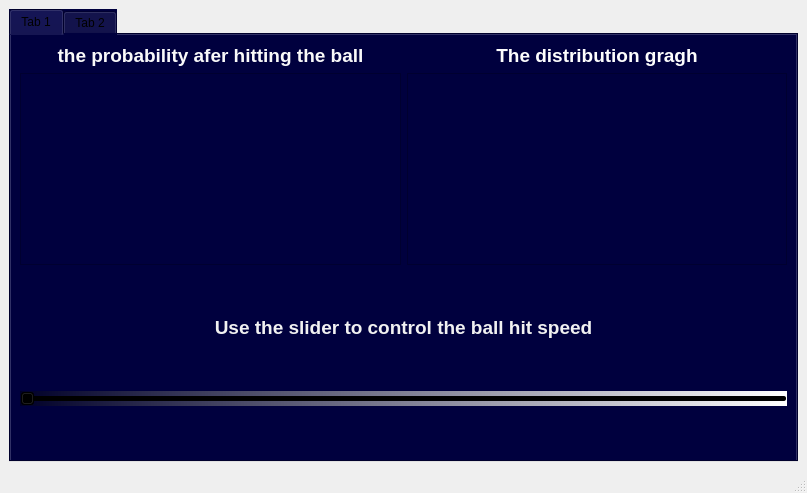
<?xml version="1.0" encoding="UTF-8"?>
<ui version="4.0">
 <class>MainWindow</class>
 <widget class="QMainWindow" name="MainWindow">
  <property name="geometry">
   <rect>
    <x>0</x>
    <y>0</y>
    <width>807</width>
    <height>493</height>
   </rect>
  </property>
  <property name="windowTitle">
   <string>MainWindow</string>
  </property>
  <widget class="QWidget" name="centralwidget">
   <layout class="QHBoxLayout" name="horizontalLayout_6">
    <item>
     <widget class="QTabWidget" name="tabWidget">
      <property name="styleSheet">
       <string notr="true">background-color: rgb(0, 0, 62);
</string>
      </property>
      <property name="currentIndex">
       <number>0</number>
      </property>
      <widget class="QWidget" name="tab">
       <attribute name="title">
        <string>Tab 1</string>
       </attribute>
       <layout class="QHBoxLayout" name="horizontalLayout_4">
        <item>
         <layout class="QGridLayout" name="gridLayout">
          <item row="5" column="0">
           <spacer name="verticalSpacer_4">
            <property name="orientation">
             <enum>Qt::Vertical</enum>
            </property>
            <property name="sizeHint" stdset="0">
             <size>
              <width>20</width>
              <height>40</height>
             </size>
            </property>
           </spacer>
          </item>
          <item row="3" column="0" colspan="2">
           <widget class="QLabel" name="label_12">
            <property name="font">
             <font>
              <family>Yu Gothic UI</family>
              <pointsize>14</pointsize>
              <weight>75</weight>
              <bold>true</bold>
             </font>
            </property>
            <property name="text">
             <string>&lt;html&gt;&lt;head/&gt;&lt;body&gt;&lt;p align=&quot;center&quot;&gt;&lt;span style=&quot; color:#f1f1f1;&quot;&gt;Use the slider to control the ball hit speed&lt;/span&gt;&lt;/p&gt;&lt;/body&gt;&lt;/html&gt;</string>
            </property>
           </widget>
          </item>
          <item row="1" column="1">
           <widget class="QGraphicsView" name="graphicsView"/>
          </item>
          <item row="1" column="0">
           <widget class="QTextEdit" name="textEdit"/>
          </item>
          <item row="7" column="1">
           <spacer name="verticalSpacer_6">
            <property name="orientation">
             <enum>Qt::Vertical</enum>
            </property>
            <property name="sizeHint" stdset="0">
             <size>
              <width>20</width>
              <height>40</height>
             </size>
            </property>
           </spacer>
          </item>
          <item row="7" column="0">
           <spacer name="verticalSpacer_7">
            <property name="orientation">
             <enum>Qt::Vertical</enum>
            </property>
            <property name="sizeHint" stdset="0">
             <size>
              <width>20</width>
              <height>40</height>
             </size>
            </property>
           </spacer>
          </item>
          <item row="0" column="0">
           <widget class="QLabel" name="label_13">
            <property name="font">
             <font>
              <family>Yu Gothic UI</family>
              <pointsize>14</pointsize>
              <weight>75</weight>
              <bold>true</bold>
             </font>
            </property>
            <property name="text">
             <string>&lt;html&gt;&lt;head/&gt;&lt;body&gt;&lt;p align=&quot;center&quot;&gt;&lt;span style=&quot; color:#f9f9f9;&quot;&gt;the probability afer hitting the ball&lt;/span&gt;&lt;/p&gt;&lt;/body&gt;&lt;/html&gt;</string>
            </property>
           </widget>
          </item>
          <item row="0" column="1">
           <widget class="QLabel" name="dist_label">
            <property name="font">
             <font>
              <family>Yu Gothic UI</family>
              <pointsize>14</pointsize>
              <weight>75</weight>
              <bold>true</bold>
             </font>
            </property>
            <property name="toolTip">
             <string>&lt;html&gt;&lt;head/&gt;&lt;body&gt;&lt;p align=&quot;center&quot;&gt;The distribution gragh&lt;/p&gt;&lt;/body&gt;&lt;/html&gt;</string>
            </property>
            <property name="text">
             <string>&lt;html&gt;&lt;head/&gt;&lt;body&gt;&lt;p align=&quot;center&quot;&gt;&lt;span style=&quot; color:#fdfdfd;&quot;&gt;The distribution gragh&lt;/span&gt;&lt;/p&gt;&lt;/body&gt;&lt;/html&gt;</string>
            </property>
           </widget>
          </item>
          <item row="6" column="0" colspan="2">
           <widget class="QSlider" name="horizontalSlider">
            <property name="styleSheet">
             <string notr="true">background-color: qlineargradient(spread:pad, x1:0, y1:0, x2:1, y2:0, stop:0 rgba(0, 0, 41, 255), stop:1 rgba(255, 255, 255, 255));</string>
            </property>
            <property name="orientation">
             <enum>Qt::Horizontal</enum>
            </property>
           </widget>
          </item>
          <item row="2" column="0">
           <spacer name="verticalSpacer_5">
            <property name="orientation">
             <enum>Qt::Vertical</enum>
            </property>
            <property name="sizeHint" stdset="0">
             <size>
              <width>20</width>
              <height>40</height>
             </size>
            </property>
           </spacer>
          </item>
         </layout>
        </item>
       </layout>
      </widget>
      <widget class="QWidget" name="tab_2">
       <attribute name="title">
        <string>Tab 2</string>
       </attribute>
       <layout class="QHBoxLayout" name="horizontalLayout_7">
        <item>
         <layout class="QVBoxLayout" name="verticalLayout_9">
          <item>
           <layout class="QVBoxLayout" name="verticalLayout_8">
            <item>
             <layout class="QHBoxLayout" name="horizontalLayout_5">
              <item>
               <spacer name="horizontalSpacer_9">
                <property name="orientation">
                 <enum>Qt::Horizontal</enum>
                </property>
                <property name="sizeHint" stdset="0">
                 <size>
                  <width>40</width>
                  <height>20</height>
                 </size>
                </property>
               </spacer>
              </item>
              <item>
               <widget class="QLabel" name="label">
                <property name="font">
                 <font>
                  <family>Yu Gothic UI</family>
                  <pointsize>20</pointsize>
                  <weight>75</weight>
                  <bold>true</bold>
                 </font>
                </property>
                <property name="text">
                 <string>&lt;html&gt;&lt;head/&gt;&lt;body&gt;&lt;p&gt;&lt;span style=&quot; color:#f4f4f4;&quot;&gt;Soccer game parameters calculations&lt;/span&gt;&lt;/p&gt;&lt;/body&gt;&lt;/html&gt;</string>
                </property>
               </widget>
              </item>
              <item>
               <spacer name="horizontalSpacer_10">
                <property name="orientation">
                 <enum>Qt::Horizontal</enum>
                </property>
                <property name="sizeHint" stdset="0">
                 <size>
                  <width>40</width>
                  <height>20</height>
                 </size>
                </property>
               </spacer>
              </item>
             </layout>
            </item>
            <item>
             <widget class="QLabel" name="label_10">
              <property name="text">
               <string/>
              </property>
             </widget>
            </item>
            <item>
             <widget class="QLabel" name="label_11">
              <property name="text">
               <string/>
              </property>
             </widget>
            </item>
           </layout>
          </item>
          <item>
           <layout class="QHBoxLayout" name="horizontalLayout">
            <item>
             <spacer name="horizontalSpacer_11">
              <property name="orientation">
               <enum>Qt::Horizontal</enum>
              </property>
              <property name="sizeHint" stdset="0">
               <size>
                <width>18</width>
                <height>17</height>
               </size>
              </property>
             </spacer>
            </item>
            <item>
             <layout class="QVBoxLayout" name="verticalLayout_2">
              <item>
               <widget class="QLabel" name="label_2">
                <property name="font">
                 <font>
                  <family>Yu Gothic UI</family>
                  <pointsize>14</pointsize>
                  <weight>75</weight>
                  <bold>true</bold>
                 </font>
                </property>
                <property name="text">
                 <string>&lt;html&gt;&lt;head/&gt;&lt;body&gt;&lt;p&gt;&lt;span style=&quot; color:#f1f1f1;&quot;&gt;Enter the Distance from the goal &lt;/span&gt;&lt;/p&gt;&lt;/body&gt;&lt;/html&gt;</string>
                </property>
               </widget>
              </item>
              <item>
               <widget class="QLineEdit" name="lineEdit">
                <property name="styleSheet">
                 <string notr="true">background-color: rgb(255, 255, 255);</string>
                </property>
               </widget>
              </item>
             </layout>
            </item>
            <item>
             <spacer name="horizontalSpacer_4">
              <property name="orientation">
               <enum>Qt::Horizontal</enum>
              </property>
              <property name="sizeHint" stdset="0">
               <size>
                <width>18</width>
                <height>18</height>
               </size>
              </property>
             </spacer>
            </item>
            <item>
             <layout class="QVBoxLayout" name="verticalLayout_3">
              <item>
               <widget class="QLabel" name="label_3">
                <property name="font">
                 <font>
                  <family>Yu Gothic UI</family>
                  <pointsize>14</pointsize>
                  <weight>75</weight>
                  <bold>true</bold>
                 </font>
                </property>
                <property name="text">
                 <string>&lt;html&gt;&lt;head/&gt;&lt;body&gt;&lt;p&gt;&lt;span style=&quot; color:#f1f1f1;&quot;&gt;Enter the Firing angle&lt;/span&gt;&lt;/p&gt;&lt;/body&gt;&lt;/html&gt;</string>
                </property>
               </widget>
              </item>
              <item>
               <widget class="QLineEdit" name="lineEdit_2">
                <property name="styleSheet">
                 <string notr="true">background-color: rgb(255, 255, 255);</string>
                </property>
               </widget>
              </item>
             </layout>
            </item>
            <item>
             <spacer name="horizontalSpacer_5">
              <property name="orientation">
               <enum>Qt::Horizontal</enum>
              </property>
              <property name="sizeHint" stdset="0">
               <size>
                <width>18</width>
                <height>18</height>
               </size>
              </property>
             </spacer>
            </item>
            <item>
             <layout class="QVBoxLayout" name="verticalLayout_4">
              <item>
               <widget class="QLabel" name="label_4">
                <property name="font">
                 <font>
                  <family>Yu Gothic UI</family>
                  <pointsize>14</pointsize>
                  <weight>75</weight>
                  <bold>true</bold>
                 </font>
                </property>
                <property name="text">
                 <string>&lt;html&gt;&lt;head/&gt;&lt;body&gt;&lt;p&gt;&lt;span style=&quot; color:#f3f3f3;&quot;&gt;Enter the Firing velocity&lt;/span&gt;&lt;/p&gt;&lt;/body&gt;&lt;/html&gt;</string>
                </property>
               </widget>
              </item>
              <item>
               <widget class="QLineEdit" name="lineEdit_3">
                <property name="styleSheet">
                 <string notr="true">background-color: rgb(255, 255, 255);</string>
                </property>
               </widget>
              </item>
             </layout>
            </item>
            <item>
             <spacer name="horizontalSpacer_12">
              <property name="orientation">
               <enum>Qt::Horizontal</enum>
              </property>
              <property name="sizeHint" stdset="0">
               <size>
                <width>18</width>
                <height>17</height>
               </size>
              </property>
             </spacer>
            </item>
           </layout>
          </item>
          <item>
           <layout class="QVBoxLayout" name="verticalLayout_7">
            <item>
             <spacer name="verticalSpacer">
              <property name="orientation">
               <enum>Qt::Vertical</enum>
              </property>
              <property name="sizeHint" stdset="0">
               <size>
                <width>20</width>
                <height>40</height>
               </size>
              </property>
             </spacer>
            </item>
            <item>
             <layout class="QHBoxLayout" name="horizontalLayout_3">
              <item>
               <spacer name="horizontalSpacer_2">
                <property name="orientation">
                 <enum>Qt::Horizontal</enum>
                </property>
                <property name="sizeHint" stdset="0">
                 <size>
                  <width>248</width>
                  <height>18</height>
                 </size>
                </property>
               </spacer>
              </item>
              <item>
               <widget class="QLabel" name="label_5">
                <property name="font">
                 <font>
                  <family>Yu Gothic UI</family>
                  <pointsize>18</pointsize>
                  <weight>75</weight>
                  <bold>true</bold>
                 </font>
                </property>
                <property name="text">
                 <string>&lt;html&gt;&lt;head/&gt;&lt;body&gt;&lt;p&gt;&lt;span style=&quot; color:#f4f4f4;&quot;&gt;Results&lt;/span&gt;&lt;/p&gt;&lt;/body&gt;&lt;/html&gt;</string>
                </property>
               </widget>
              </item>
              <item>
               <spacer name="horizontalSpacer_3">
                <property name="orientation">
                 <enum>Qt::Horizontal</enum>
                </property>
                <property name="sizeHint" stdset="0">
                 <size>
                  <width>228</width>
                  <height>18</height>
                 </size>
                </property>
               </spacer>
              </item>
             </layout>
            </item>
            <item>
             <spacer name="verticalSpacer_2">
              <property name="orientation">
               <enum>Qt::Vertical</enum>
              </property>
              <property name="sizeHint" stdset="0">
               <size>
                <width>20</width>
                <height>40</height>
               </size>
              </property>
             </spacer>
            </item>
           </layout>
          </item>
          <item>
           <layout class="QHBoxLayout" name="horizontalLayout_2">
            <item>
             <spacer name="horizontalSpacer_7">
              <property name="orientation">
               <enum>Qt::Horizontal</enum>
              </property>
              <property name="sizeHint" stdset="0">
               <size>
                <width>40</width>
                <height>20</height>
               </size>
              </property>
             </spacer>
            </item>
            <item>
             <layout class="QVBoxLayout" name="verticalLayout_5">
              <item>
               <widget class="QLabel" name="label_6">
                <property name="font">
                 <font>
                  <family>Yu Gothic UI</family>
                  <pointsize>14</pointsize>
                  <weight>75</weight>
                  <bold>true</bold>
                 </font>
                </property>
                <property name="text">
                 <string>&lt;html&gt;&lt;head/&gt;&lt;body&gt;&lt;p&gt;&lt;span style=&quot; color:#f8f8f8;&quot;&gt;Maximum ball height&lt;/span&gt;&lt;/p&gt;&lt;/body&gt;&lt;/html&gt;</string>
                </property>
               </widget>
              </item>
              <item>
               <widget class="QLabel" name="label_8">
                <property name="styleSheet">
                 <string notr="true">background-color: rgb(255, 255, 255);</string>
                </property>
                <property name="text">
                 <string/>
                </property>
               </widget>
              </item>
             </layout>
            </item>
            <item>
             <spacer name="horizontalSpacer">
              <property name="orientation">
               <enum>Qt::Horizontal</enum>
              </property>
              <property name="sizeHint" stdset="0">
               <size>
                <width>128</width>
                <height>17</height>
               </size>
              </property>
             </spacer>
            </item>
            <item>
             <layout class="QVBoxLayout" name="verticalLayout_6">
              <item>
               <widget class="QLabel" name="label_7">
                <property name="font">
                 <font>
                  <family>Yu Gothic UI</family>
                  <pointsize>14</pointsize>
                  <weight>75</weight>
                  <bold>true</bold>
                 </font>
                </property>
                <property name="text">
                 <string>&lt;html&gt;&lt;head/&gt;&lt;body&gt;&lt;p&gt;&lt;span style=&quot; color:#f5f5f5;&quot;&gt;Ball height at the goal plane arrival point&lt;/span&gt;&lt;/p&gt;&lt;/body&gt;&lt;/html&gt;</string>
                </property>
               </widget>
              </item>
              <item>
               <widget class="QLabel" name="label_9">
                <property name="styleSheet">
                 <string notr="true">background-color: rgb(255, 255, 255);</string>
                </property>
                <property name="text">
                 <string/>
                </property>
               </widget>
              </item>
             </layout>
            </item>
            <item>
             <spacer name="horizontalSpacer_8">
              <property name="orientation">
               <enum>Qt::Horizontal</enum>
              </property>
              <property name="sizeHint" stdset="0">
               <size>
                <width>40</width>
                <height>20</height>
               </size>
              </property>
             </spacer>
            </item>
           </layout>
          </item>
          <item>
           <spacer name="verticalSpacer_3">
            <property name="orientation">
             <enum>Qt::Vertical</enum>
            </property>
            <property name="sizeHint" stdset="0">
             <size>
              <width>18</width>
              <height>28</height>
             </size>
            </property>
           </spacer>
          </item>
         </layout>
        </item>
       </layout>
      </widget>
     </widget>
    </item>
   </layout>
  </widget>
  <widget class="QMenuBar" name="menubar">
   <property name="geometry">
    <rect>
     <x>0</x>
     <y>0</y>
     <width>807</width>
     <height>21</height>
    </rect>
   </property>
  </widget>
  <widget class="QStatusBar" name="statusbar"/>
 </widget>
 <resources/>
 <connections/>
</ui>
